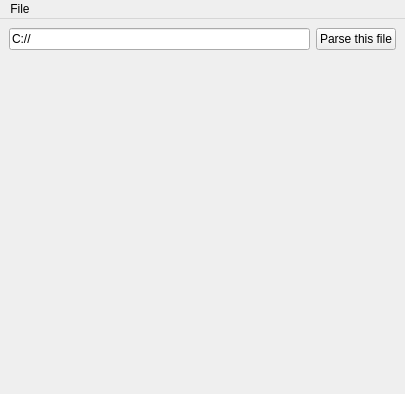
<?xml version="1.0" encoding="UTF-8"?>
<ui version="4.0">
 <class>MplMainWindow</class>
 <widget class="QMainWindow" name="MplMainWindow">
  <property name="geometry">
   <rect>
    <x>0</x>
    <y>0</y>
    <width>405</width>
    <height>394</height>
   </rect>
  </property>
  <property name="windowTitle">
   <string>MainWindow</string>
  </property>
  <widget class="QWidget" name="mplcentralwidget">
   <layout class="QVBoxLayout" name="verticalLayout">
    <item>
     <layout class="QHBoxLayout" name="mplhorizontalLayout">
      <item>
       <widget class="QLineEdit" name="mpllineEdit">
        <property name="text">
         <string>C://</string>
        </property>
       </widget>
      </item>
      <item>
       <widget class="QPushButton" name="mplpushButton">
        <property name="sizePolicy">
         <sizepolicy hsizetype="Minimum" vsizetype="Fixed">
          <horstretch>0</horstretch>
          <verstretch>0</verstretch>
         </sizepolicy>
        </property>
        <property name="text">
         <string>Parse this file</string>
        </property>
       </widget>
      </item>
     </layout>
    </item>
    <item>
     <widget class="MplWidget" name="mpl" native="true">
      <property name="sizePolicy">
       <sizepolicy hsizetype="Expanding" vsizetype="Expanding">
        <horstretch>0</horstretch>
        <verstretch>0</verstretch>
       </sizepolicy>
      </property>
     </widget>
    </item>
   </layout>
  </widget>
  <widget class="QMenuBar" name="mplmenubar">
   <property name="geometry">
    <rect>
     <x>0</x>
     <y>0</y>
     <width>405</width>
     <height>21</height>
    </rect>
   </property>
   <widget class="QMenu" name="mplmenuFile">
    <property name="title">
     <string>File</string>
    </property>
    <addaction name="mplactionOpen"/>
    <addaction name="separator"/>
    <addaction name="mplactionQuit"/>
   </widget>
   <addaction name="mplmenuFile"/>
  </widget>
  <action name="mplactionOpen">
   <property name="text">
    <string>Open</string>
   </property>
  </action>
  <action name="mplactionQuit">
   <property name="text">
    <string>Quit</string>
   </property>
  </action>
 </widget>
 <customwidgets>
  <customwidget>
   <class>MplWidget</class>
   <extends>QWidget</extends>
   <header>mplwidget</header>
   <container>1</container>
  </customwidget>
 </customwidgets>
 <resources/>
 <connections/>
</ui>
